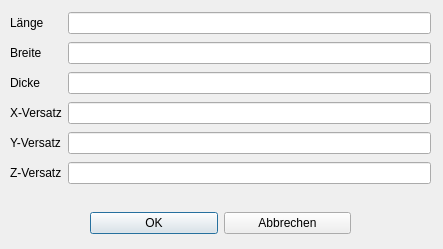
<?xml version="1.0" encoding="UTF-8"?>
<ui version="4.0">
 <class>Dialog_bearb_pkopf</class>
 <widget class="QDialog" name="Dialog_bearb_pkopf">
  <property name="geometry">
   <rect>
    <x>0</x>
    <y>0</y>
    <width>443</width>
    <height>249</height>
   </rect>
  </property>
  <property name="windowTitle">
   <string>Dialog</string>
  </property>
  <widget class="QWidget" name="layoutWidget">
   <property name="geometry">
    <rect>
     <x>10</x>
     <y>10</y>
     <width>421</width>
     <height>181</height>
    </rect>
   </property>
   <layout class="QGridLayout" name="gridLayout">
    <item row="3" column="0">
     <widget class="QLabel" name="label_4">
      <property name="text">
       <string>X-Versatz</string>
      </property>
     </widget>
    </item>
    <item row="2" column="1">
     <widget class="QLineEdit" name="lineEdit_d"/>
    </item>
    <item row="0" column="1">
     <widget class="QLineEdit" name="lineEdit_l"/>
    </item>
    <item row="1" column="0">
     <widget class="QLabel" name="label_2">
      <property name="text">
       <string>Breite</string>
      </property>
     </widget>
    </item>
    <item row="4" column="0">
     <widget class="QLabel" name="label_5">
      <property name="text">
       <string>Y-Versatz</string>
      </property>
     </widget>
    </item>
    <item row="0" column="0">
     <widget class="QLabel" name="label">
      <property name="text">
       <string>Länge</string>
      </property>
     </widget>
    </item>
    <item row="2" column="0">
     <widget class="QLabel" name="label_3">
      <property name="text">
       <string>Dicke</string>
      </property>
     </widget>
    </item>
    <item row="1" column="1">
     <widget class="QLineEdit" name="lineEdit_b"/>
    </item>
    <item row="5" column="0">
     <widget class="QLabel" name="label_6">
      <property name="text">
       <string>Z-Versatz</string>
      </property>
     </widget>
    </item>
    <item row="3" column="1">
     <widget class="QLineEdit" name="lineEdit_ax"/>
    </item>
    <item row="4" column="1">
     <widget class="QLineEdit" name="lineEdit_ay"/>
    </item>
    <item row="5" column="1">
     <widget class="QLineEdit" name="lineEdit_az"/>
    </item>
   </layout>
  </widget>
  <widget class="QWidget" name="layoutWidget">
   <property name="geometry">
    <rect>
     <x>90</x>
     <y>210</y>
     <width>261</width>
     <height>26</height>
    </rect>
   </property>
   <layout class="QHBoxLayout" name="horizontalLayout">
    <item>
     <widget class="QPushButton" name="pushButton_ok">
      <property name="text">
       <string>OK</string>
      </property>
     </widget>
    </item>
    <item>
     <widget class="QPushButton" name="pushButton_abbrechen">
      <property name="text">
       <string>Abbrechen</string>
      </property>
     </widget>
    </item>
   </layout>
  </widget>
 </widget>
 <tabstops>
  <tabstop>lineEdit_l</tabstop>
  <tabstop>lineEdit_b</tabstop>
  <tabstop>lineEdit_d</tabstop>
  <tabstop>lineEdit_ax</tabstop>
  <tabstop>lineEdit_ay</tabstop>
  <tabstop>lineEdit_az</tabstop>
  <tabstop>pushButton_ok</tabstop>
  <tabstop>pushButton_abbrechen</tabstop>
 </tabstops>
 <resources/>
 <connections/>
</ui>
